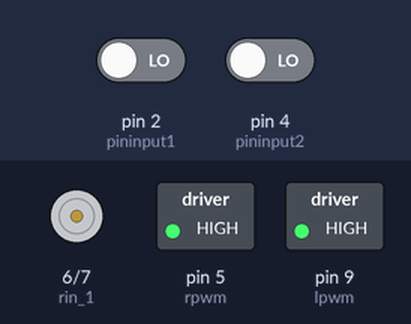
The sketch below on a simulated Arduino Uno, built with avr-gcc and run on an emulated ATmega328P. Parts: motor-driver pin pairs drawn as motors (green arrow = first pin HIGH = forward, orange = second pin HIGH = backward, longer = more drive), switched loads named in the sketch (green lamp = pin HIGH). The inputs (shaded band) are chosen by the test bench; at power-on: pin 2 (pininput1) LOW, pin 4 (pininput2) LOW. Pins used as bus, display or sensor lines are not drawn; what the sketch prints to the serial monitor is not drawn.

Above: at 1.2 s.
1.3 s: pin 2 (pininput1) driven HIGH
At 1.7 s:
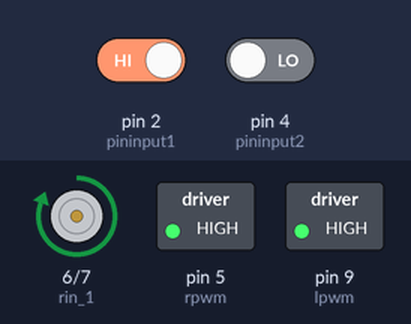
2.8 s: pin 2 (pininput1) driven LOW
At 3.9 s:
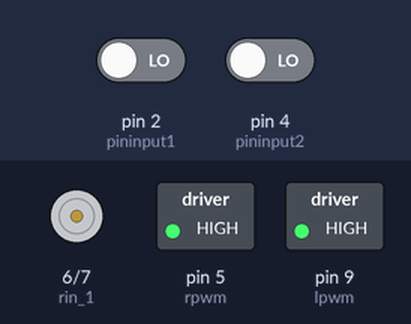
4.3 s: pin 4 (pininput2) driven HIGH
At 5.0 s:
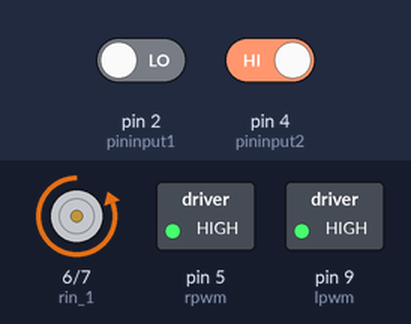
5.8 s: pin 4 (pininput2) driven LOW
At 6.3 s:
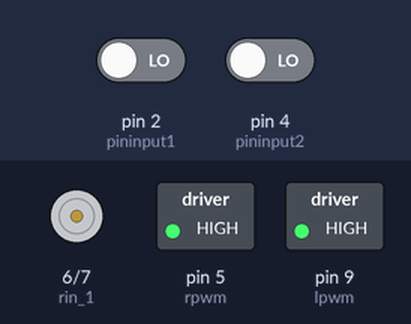
Timing chart, 0 to 8.3 s (numbered marks = the images above; inputs shaded):
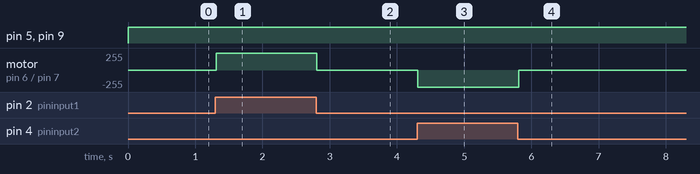

The sketch:

motordriver.ino
```cpp
const int lpwm = 9 ; //initializing pin 2 as pwm
const int lin_1 = 10 ;
const int lin_2 = 11 ;
//Serial.begin(9600);
const int rpwm = 5 ; //initializing pin 4 as pwm
const int rin_1 = 6 ;
const int rin_2 = 7 ;

const int pininput1  = 2;
const int pininput2  = 4;
int input1 ;
int input2 ;

/*int trigPin = 11;    // Trigger
int echoPin1 = 12;    // Echo
int echoPin2 = 12;
int echoPin3 = 12;
int echoPin4 = 12; */

//long duration1, duration2, duration3, duration4, cm1, cm2, cm3, cm4;
void forward();
void stop();
void right();
void left();

void setup() {
  // put your setup code here, to run once:
   pinMode(lpwm,OUTPUT) ; //we have to set PWM pin as output
   pinMode(lin_1,OUTPUT) ; //Logic pins are also set as output
   pinMode(lin_2,OUTPUT) ;
   pinMode(rpwm,OUTPUT) ; //we have to set PWM pin as output
   pinMode(rin_1,OUTPUT) ; //Logic pins are also set as output
   pinMode(rin_2,OUTPUT) ;
   pinMode(pininput1,INPUT) ;
   pinMode(pininput2,INPUT) ;

   /*pinMode(trigPin, OUTPUT);
   pinMode(echoPin1, INPUT);
   pinMode(echoPin2, INPUT);
   pinMode(echoPin3, INPUT);
   pinMode(echoPin4, INPUT);*/


   Serial.begin(9600);

}

void loop() {

  input1 = digitalRead(pininput1);
  input2 = digitalRead(pininput2);
  //input1=HIGH;
  //input2=HIGH;
  Serial.println(input1);
  Serial.println(input2);
  analogWrite(lpwm,255) ;
  analogWrite(rpwm,255) ;

  /*digitalWrite(trigPin, LOW);
  delayMicroseconds(5);
  digitalWrite(trigPin, HIGH);
  delayMicroseconds(10);
  digitalWrite(trigPin, LOW);
  pinMode(echoPin1, INPUT);
  duration1 = pulseIn(echoPin1, HIGH);
  cm1 = (duration1/2) / 29.1;
  pinMode(echoPin2, INPUT);
  duration2 = pulseIn(echoPin2, HIGH);
  cm2 = (duration2/2) / 29.1;
  pinMode(echoPin3, INPUT);
  duration3 = pulseIn(echoPin3, HIGH);
  cm3 = (duration3/2) / 29.1;
  pinMode(echoPin4, INPUT);
  duration4 = pulseIn(echoPin4, HIGH);
  cm4 = (duration4/2) / 29.1;*/

  if(input1 == HIGH && input2 == HIGH ){
      forward();
    }
  else if(input1 == HIGH && input2 == LOW ){
      left();
    }
   else if(input1 == LOW && input2 == HIGH ){
      right();
    }
  else{
      stop();
    }


}

void forward(){
   digitalWrite(lin_1,HIGH) ;
   digitalWrite(lin_2,LOW) ;

   digitalWrite(rin_1,HIGH) ;
   digitalWrite(rin_2,LOW) ;

 }
 void stop(){
   digitalWrite(lin_1,LOW) ;
   digitalWrite(lin_2,LOW) ;

   digitalWrite(rin_1,LOW) ;
   digitalWrite(rin_2,LOW) ;

 }
 void left(){
   digitalWrite(lin_1,LOW) ;
   digitalWrite(lin_2,HIGH) ;

   digitalWrite(rin_1,HIGH) ;
   digitalWrite(rin_2,LOW) ;

 }
 void right(){
   digitalWrite(lin_1,HIGH) ;
   digitalWrite(lin_2,LOW) ;

   digitalWrite(rin_1,LOW) ;
   digitalWrite(rin_2,HIGH) ;

 }
```

Measured:
- after the input at 1.3 s, motor on pin 6 (rin_1) / pin 7 (rin_2): stopped → forward 255/255 at once
- after the input at 2.8 s, motor on pin 6 (rin_1) / pin 7 (rin_2): forward 255/255 → stopped at once
- after the input at 4.3 s, motor on pin 6 (rin_1) / pin 7 (rin_2): stopped → backward 255/255 at once
- after the input at 5.8 s, motor on pin 6 (rin_1) / pin 7 (rin_2): backward 255/255 → stopped at once
